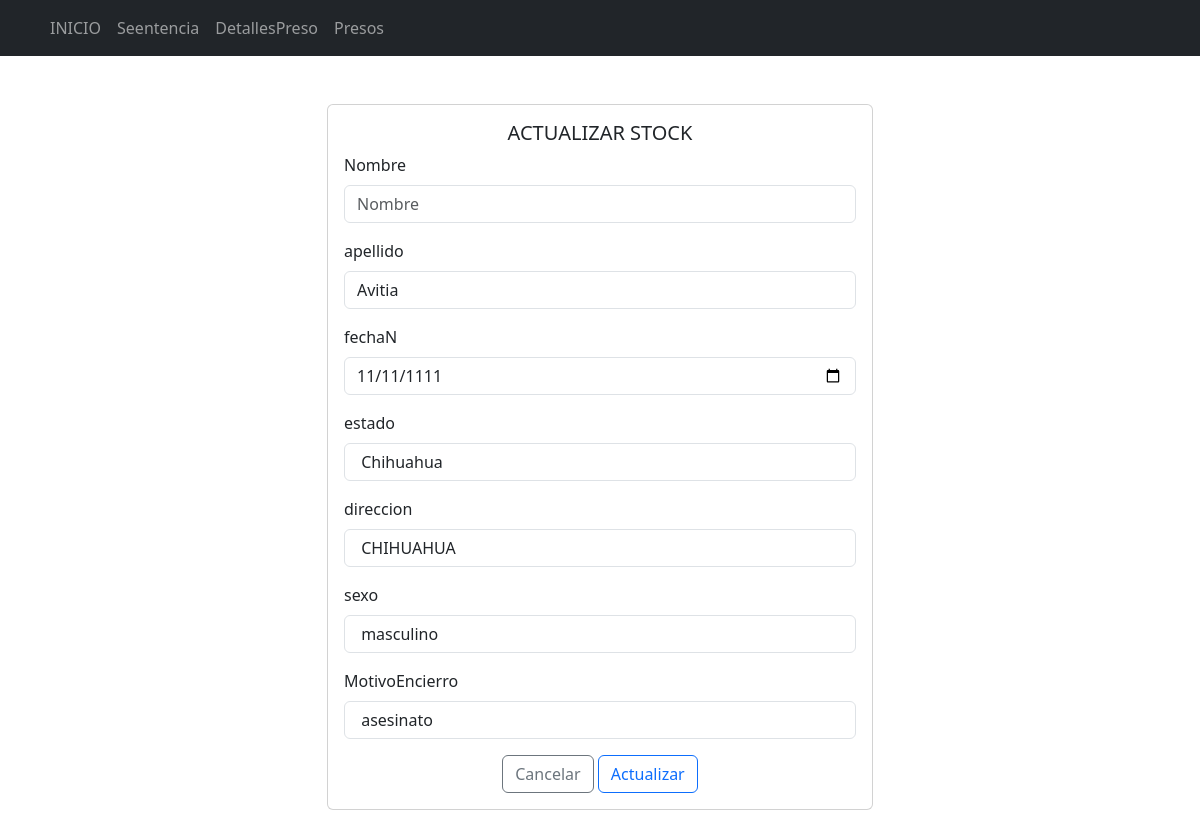
Screenshot of /Formularios/stock/actualizar.php?Id=24 with the database file from the repository.
### tables this page shows
CREATE TABLE `tbl_prisioneros` (
  `idpreso` int(11) NOT NULL,
  `nombre` varchar(100) NOT NULL,
  `fechaN` date NOT NULL,
  `estado` varchar(255) NOT NULL,
  `direccion` varchar(100) NOT NULL,
  `sexo` varchar(200) NOT NULL,
  `motEnc` varchar(100) NOT NULL,
  `apellido` varchar(100) NOT NULL
);

### Formularios/stock/actualizar.php (the view, shortened to what this page needs)
<!doctype html>
<html lang="es">
<head>
    <link rel="stylesheet" href="<?php echo base_url; ?>css/bootstrap.min.css">
<body>
    <header>
        <nav class="navbar navbar-expand-lg bg-dark" data-bs-theme="dark">
            <div class="container">
                <div class="collapse navbar-collapse" id="mi-menu">
                    <ul class="navbar-nav">
                    <li class="nav-item">
                            <a class="nav-link" href="<?php echo base_url; ?>">INICIO</a>
                        </li>
                        <li class="nav-item">
                            <a class="nav-link" href="<?php echo base_url; ?>Formularios/productos/index.php">Seentencia</a>
                        </li>
                        <li class="nav-item">
                            <a class="nav-link" href="<?php echo base_url; ?>Formularios/provedor/index.php">DetallesPreso</a>
                        </li>
                        <li class="nav-item">
                            <a class="nav-link" href="<?php echo base_url; ?>Formularios/stock/index.php">Presos</a>
                        </li>
                    </ul>
                </div>
            </div>
        </nav>
    </header>
    <div class="container mt-5 mb-5">
        <div class="row justify-content-center">
            <div class="col-md-6">
                <div class="card">
                    <div class="card-body">
                        <h5 class="card-title text-center">ACTUALIZAR STOCK</h5>
                        <form action="<?php echo base_url; ?>CRUDM/editarDatos.php" method="post">
                            <?php
                            include_once("../../config/conexion.php");
                            $sql = "SELECT * FROM tbl_prisioneros WHERE idpreso =" . $_REQUEST['Id'];
                            $resultado = $conexion->query($sql);
                            $row = $resultado->fetch_assoc();
                            ?>
                            <div class="mb-3">
                                <label for="nombre" class="form-label">Nombre</label>
                                <input type="text" class="form-control" id="nombre" name="nombre" placeholder="Nombre" value="<?php echo $row['nombre'] ?>">
                            </div>
                            <div class="mb-3">
                                <label for="apellido" class="form-label">apellido</label>
                                <input type="text" class="form-control" id="apellido" name="apellido" placeholder="apellido" value="<?php echo $row['apellido'] ?>">
                            </div>
                            <div class="mb-3">
                                <label for="fechaN" class="form-label">fechaN </label>
                                <input type="date" class="form-control" id="fechaN" name="fechaN" placeholder="fechaN " value="<?php echo $row['fechaN'] ?>">
                            </div>
                            <div class="mb-3">
                                <label for="estado" class="form-label">estado</label>
                                <input type="text" class="form-control" id="estado" name="estado" placeholder="estado" value="<?php echo $row['estado'] ?>">
                            </div>
                            <div class="mb-3">
                                <label for="direccion" class="form-label">direccion</label>
                                <input type="text" class="form-control" id="direccion" name="direccion" placeholder="direccion " value="<?php echo $row['direccion'] ?>">
                            </div>
                            <div class="mb-3">
                                <label for="sexo" class="form-label">sexo</label>
                                <input type="text" class="form-control" id="sexo" name="sexo" placeholder="sexo " value="<?php echo $row['sexo'] ?>">
                            </div>
                            <div class="mb-3">
                                <label for="motEnc" class="form-label">MotivoEncierro</label>
                                <input type="text" class="form-control" id="motEnc" name="motEnc" placeholder="motEncierro" value="<?php echo $row['motEnc'] ?>">
                            </div>
                            <div class="text-center">
                                <a href="../productos/index.php" type="submit" class="btn btn-outline-secondary">Cancelar</a>
                                <button type="submit" class="btn btn-outline-primary">Actualizar</button>
                            </div>
                        </form>
                    </div>
                </div>
            </div>
        </div>
    </div>
</body>
</html>

### rows the page displays
tbl_prisioneros: apellido "Avitia", fechaN "11/11/1111", estado "Chihuahua", direccion "CHIHUAHUA", sexo "masculino", motEnc "asesinato"
